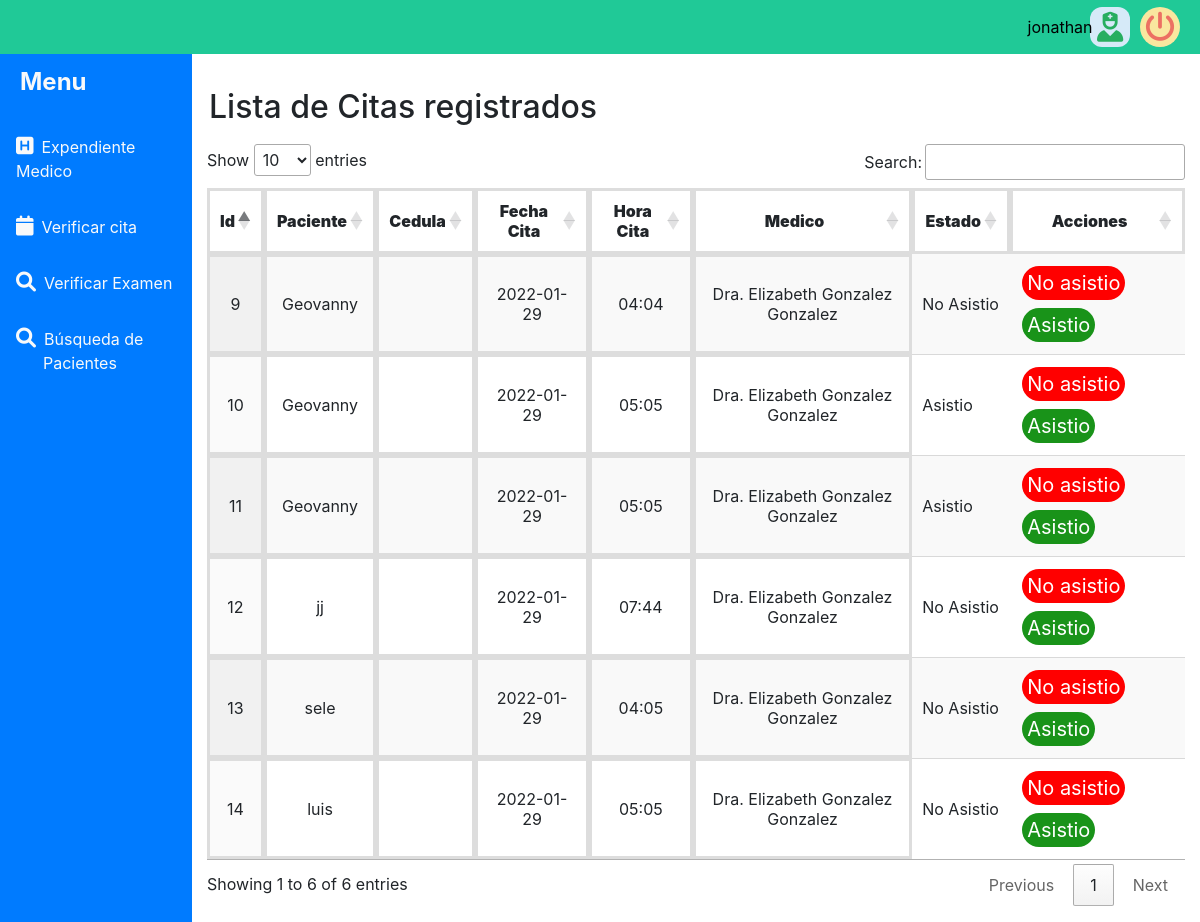
The page /verificar_cita_ag.php (signed in) on the database its author committed.
### tables this page shows
CREATE TABLE `cita_medica` (
  `id_cita` int(11) NOT NULL,
  `paciente` varchar(60) DEFAULT NULL,
  `fecha_cita` date DEFAULT NULL,
  `hora_cita` varchar(20) DEFAULT NULL,
  `medico` varchar(60) DEFAULT NULL,
  `estado` tinyint(1) DEFAULT NULL
);

### verificar_cita_ag.php (the view, shortened to what this page needs)
<?php
require 'conxion.php';
$consult="SELECT * FROM cita_medica";
$query=mysqli_query($conectar,$consult);
?>
<!DOCTYPE html>
<html lang="es" dir="ltr">
  <head>
  <link rel="stylesheet" type="text/css" href="css/estilomenu.css">
        <link rel="stylesheet" type="text/css" href="https://cdn.datatables.net/1.10.15/css/jquery.dataTables.min.css">
  </head>
  <body>
    <div class="container-fluid">
      <div class="row">
        <?php require('barra_sesion.php'); ?>
        <?php require('menulateral.php'); ?>
        <div class="col" style="margin-top:2%;">
          <form class="" action="" method="POST">
            <div class="" style="padding:2px; padding-top:10px;">
              <label class="colort"><h2>Lista de Citas registrados</h2></label>
            </div>
                <table id="example" class="display">
                <thead>
              <tr>
                <th style="border:solid #ddd;text-align: center; "><b>Id</b></th>
                <th style="border:solid #ddd;text-align: center; "><b>Paciente</b></th>
                <th style="border:solid #ddd;text-align: center; "><b>Cedula</b></th>
                <th style="border:solid #ddd;text-align: center; "><b>Fecha Cita</b></th>
                <th style="border:solid #ddd;text-align: center; "><b>Hora Cita</b></th>
                <th style="border:solid #ddd;text-align: center; "><b>Medico</b></th>
                <th style="border:solid #ddd;text-align: center; "><b>Estado</b></th>
                <th style="border:solid #ddd;text-align: center; "><b>Acciones</b></th>
              </tr>
              </thead>
              <?php foreach ($query as $col){ ?>
              <tr>
                <td style="border:solid #ddd;text-align: center; "><a><?php echo $col['id_cita']; ?></a></td>
                <td style="border:solid #ddd;text-align: center; "><a><?php echo $col['paciente']; ?></a></td>
                <td style="border:solid #ddd;text-align: center; "><a><?php echo $col['cedula']; ?></a></td>
                <td style="border:solid #ddd;text-align: center; "><a><?php echo $col['fecha_cita']; ?></a></td>
                <td style="border:solid #ddd;text-align: center; "><a><?php echo $col['hora_cita']; ?></a></td>
                <td style="border:solid #ddd;text-align: center; "><a><?php echo $col['medico']; ?></a></td>
                <td>
                <?php
                    if( $col['estado']==1){
                      echo "Asistio";
                    }else{
                      echo "No Asistio";
                    }
                ?>
                </td>
                <td>
                <?php
                      echo "<a href=desactivar.php?id=".$col['id_cita']." class='btnred'>No asistio</a>";
                      echo "<a href=activar.php?id=".$col['id_cita']."&cedula=".$col['cedula']." class='btngreen'>Asistio</a>";
                ?>
                </td>
              </tr>
            <?php } ?>
          </form>
        </div>
      </div>
    </div>
  </body>
</html>

### barra_sesion.php (shortened to what this page needs)
<!doctype html>
<html lang="es" dir="ltr">
  <head>
    <link rel="stylesheet" href="https://cdn.jsdelivr.net/npm/bootstrap@4.6.1/dist/css/bootstrap.min.css">
    <link rel="stylesheet" href="/login/flexboxgrid/flexboxgrid.css">
    <link rel="stylesheet" href="https://cdnjs.cloudflare.com/ajax/libs/font-awesome/6.0.0-beta3/css/all.min.css" />
  </head>
  <body>
    <div class="container-fluid" style="padding:auto;">
      <header class="row" style="background: #20c997 ;" id="fondo">
        <div class="col-xs-12">
          <div class="header" style=" padding:7px 1.25rem; ">
            <div class="barra">
              <a class="seleccion " href="listausuarios.php">
                 <span class="textalign">
              <?php echo $_SESSION['iuser']; ?></span>
              <i class="fas fa-user-nurse"></i></a>
              <a href="sesionbarra.php"><i class="fa fa-power-off" style="margin-left:10px; text-align:right" aria-hidden="true" title="Salir" id="off"></i></a>
            </div>
          </div>
        </div>
      </header>
    </div>
  </body>
</html>

### menulateral.php (shortened to what this page needs)
<!doctype html>
<html lang="es">
  <head>
    <link rel="stylesheet" href="https://cdn.jsdelivr.net/npm/bootstrap@4.6.1/dist/css/bootstrap.min.css">
    <link rel="stylesheet" href="https://unpkg.com/ionicons@4.5.10-0/dist/css/ionicons.min.css" >
    <link rel="stylesheet" href="https://cdnjs.cloudflare.com/ajax/libs/font-awesome/6.0.0-beta3/css/all.min.css">
    <link rel="stylesheet" href="css/estilomenu.css">
  </head>
  <body>
    <div class="d-flex">
      <header id="bfond" class="bg-primary" >
        <div id="slidebar-container" class="col-xs-12" >
          <div class="logo" >
            <a href="intro.php"><h4 class="text-light font-weight-bold" href="intro.php" title="Inicio">Menu</h4></a>
          </div>
          <div class="menu">
            <?php if ($_SESSION['icargo']==2) { ?>
            <a href="listahistorias.php "class="d-block text-light p-3" id="slideb" title="Registro de Pacientes"><i class="fa fa-h-square mr-2 lead"style="font-size:20px;"></i>Registro de Pacientes</a>
            <a href="pacientes3.php"class="d-block text-light p-3" id="slideb"><i class="icon ion-md-people mr-2 lead"style="font-size:15px;"></i>Pacientes</a>
            <a href="listacitasagendadas.php"class="d-block text-light p-3" id="slideb" title="Agendar cita"><i class="fa fa-calendar mr-2 lead" style="font-size:20px;"></i>Agendar cita</a>
            <?php }else if ($_SESSION['icargo']==1) { ?>
            <a href="expendiente_medico.php "class="d-block text-light p-3" id="slideb" title="Expendiente Medico"><i class="fa fa-h-square mr-2 lead"style="font-size:20px;"></i>Expendiente Medico</a>
            <a href="listacitasagendadass.php"class="d-block text-light p-3" id="slideb" title="Verificar cita"><i class="fa fa-calendar mr-2 lead" style="font-size:20px;"></i>Verificar cita</a>
            <a href="verificar_examen.php"class="d-block text-light p-3" id="slideb" ><i class="fa fa-search mr-2 lead" style="font-size:20px;"></i>Verificar Examen</a>
            <?php }else if ($_SESSION['icargo']==3) { ?>
            <a href="ajuste_usuario.php"class="d-block text-light p-3" id="slideb" title="Ajuste de usuario"><i class="fa fa-setting mr-2 lead" style="font-size:20px;"></i>Ajuste de usuario</a>
            <?php }else if ($_SESSION['icargo']==4) { ?>
            <a href="laboratorio.php "class="d-block text-light p-3" id="slideb" title="Expendiente Medico"><i class="fa-solid fa-dna" style="font-size:20px;"></i>Laboratorio</a>
            <?php } ?>
            <?php if ($_SESSION['icargo']==2 || $_SESSION['icargo']==1 ) { ?>
            <a href="pacientes3.php"class="d-block text-light p-3" id="slideb" ><i class="fa fa-search mr-2 lead" style="font-size:20px;"></i>Búsqueda de<br>&nbsp;&nbsp;&nbsp;&nbsp;&nbsp;&nbsp;Pacientes</a>
            <?php } ?>
          </div>
        </div>
      </header>
    </div>
  </body>
</html>

### css/estilomenu.css (style rules this page uses)
#slidebar-container { min-height: 100vh; }
#slidebar-container .logo { padding: .875rem 1.25rem; }
#slidebar-container .menu { width: 12rem; }
a { color: #fff; cursor: pointer; }

### verificar_cita_ag.php (style rules this page uses)
.btngreen { border: none; color: white; padding: 5px 5px; text-align: center; text-decoration: none; display: inline-block; font-size: 20px; margin: 4px 2px; cursor: pointer; border-radius: 20px; background-color: #199319; }
.btnred { border: none; color: white; padding: 5px 5px; text-align: center; text-decoration: none; display: inline-block; font-size: 20px; margin: 4px 2px; cursor: pointer; border-radius: 20px; background-color: red; }

### barra_sesion.php (style rules this page uses)
#off { background:#F9E79F; color: #EC7063; border-radius: 50%; font-size: 30px; padding: 5px; width: 40px; height: 40px; text-align: center; }
.fas { background:#D6EAF8; color: #27AE60; border-radius: 30%; line-height: inherit ; font-size: 30px; padding: 5px; width: 40px; height: 40px; text-align: center; }
.barra { display: flex; }
.barra>a>i { justify-content: center; }
#fondo { flex-wrap: wrap; flex-direction: row-reverse; text-align: right; }
.seleccion { color: #000; cursor: pointer; width: 250px; -webkit-user-select: none; -moz-user-select: none; -khtml-user-select: none; -ms-user-select: none; position: relative; }
.textalign { margin-left: -25%; margin-top: 10px; position: absolute; top: -5%; width: 50px; height: -50px; }

### rows shown on the page
cita_medica: id_cita "9", paciente "Geovanny", fecha_cita "2022-01-29", hora_cita "04:04", medico "Dra. Elizabeth Gonzalez Gonzalez", estado "No Asistio"
cita_medica: id_cita "10", paciente "Geovanny", fecha_cita "2022-01-29", hora_cita "05:05", medico "Dra. Elizabeth Gonzalez Gonzalez", estado "Asistio"
cita_medica: id_cita "11", paciente "Geovanny", fecha_cita "2022-01-29", hora_cita "05:05", medico "Dra. Elizabeth Gonzalez Gonzalez", estado "Asistio"
cita_medica: id_cita "12", paciente "jj", fecha_cita "2022-01-29", hora_cita "07:44", medico "Dra. Elizabeth Gonzalez Gonzalez", estado "No Asistio"
cita_medica: id_cita "13", paciente "sele", fecha_cita "2022-01-29", hora_cita "04:05", medico "Dra. Elizabeth Gonzalez Gonzalez", estado "No Asistio"
cita_medica: id_cita "14", paciente "luis", fecha_cita "2022-01-29", hora_cita "05:05", medico "Dra. Elizabeth Gonzalez Gonzalez", estado "No Asistio"

### other values the page prints
$_SESSION['iuser'] "jonathan"
